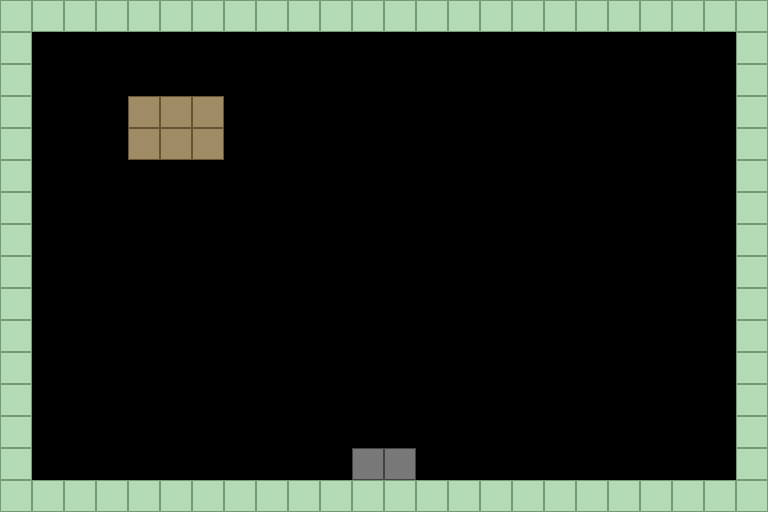

A 2D game scene composited from a Tiled map and its tileset images. What follows is a short description and the map's XML, with every tile layer's data as written:
An orthogonal 24x16 tile map with 32x32 px tiles, 1 tile layer (Floor) and 4 objects (2x interactive, npc, door).

<map version="1.5" tiledversion="1.8.4" orientation="orthogonal" renderorder="right-down" width="24" height="16" tilewidth="32" tileheight="32" infinite="0" nextlayerid="3" nextobjectid="7">
 <tileset firstgid="1" name="tiles" tilewidth="32" tileheight="32" tilecount="4" columns="2">
  <grid orientation="orthogonal" width="1" height="1" />
  <tile id="0">
   <properties>
    <property name="type" value="floor" />
   </properties>
  </tile>
  <tile id="1">
   <properties>
    <property name="type" value="wall" />
   </properties>
  </tile>
  <tile id="2">
   <properties>
    <property name="type" value="door" />
   </properties>
  </tile>
  <tile id="3">
   <properties>
    <property name="type" value="desk" />
   </properties>
  </tile>
  <image source="tileset.png" width="96" height="64" />
</tileset>
 <layer id="1" name="Floor" width="24" height="16">
  <data encoding="csv">
1,1,1,1,1,1,1,1,1,1,1,1,1,1,1,1,1,1,1,1,1,1,1,1,
1,0,0,0,0,0,0,0,0,0,0,0,0,0,0,0,0,0,0,0,0,0,0,1,
1,0,0,0,0,0,0,0,0,0,0,0,0,0,0,0,0,0,0,0,0,0,0,1,
1,0,0,0,3,3,3,0,0,0,0,0,0,0,0,0,0,0,0,0,0,0,0,1,
1,0,0,0,3,3,3,0,0,0,0,0,0,0,0,0,0,0,0,0,0,0,0,1,
1,0,0,0,0,0,0,0,0,0,0,0,0,0,0,0,0,0,0,0,0,0,0,1,
1,0,0,0,0,0,0,0,0,0,0,0,0,0,0,0,0,0,0,0,0,0,0,1,
1,0,0,0,0,0,0,0,0,0,0,0,0,0,0,0,0,0,0,0,0,0,0,1,
1,0,0,0,0,0,0,0,0,0,0,0,0,0,0,0,0,0,0,0,0,0,0,1,
1,0,0,0,0,0,0,0,0,0,0,0,0,0,0,0,0,0,0,0,0,0,0,1,
1,0,0,0,0,0,0,0,0,0,0,0,0,0,0,0,0,0,0,0,0,0,0,1,
1,0,0,0,0,0,0,0,0,0,0,0,0,0,0,0,0,0,0,0,0,0,0,1,
1,0,0,0,0,0,0,0,0,0,0,0,0,0,0,0,0,0,0,0,0,0,0,1,
1,0,0,0,0,0,0,0,0,0,0,0,0,0,0,0,0,0,0,0,0,0,0,1,
1,0,0,0,0,0,0,0,0,0,0,2,2,0,0,0,0,0,0,0,0,0,0,1,
1,1,1,1,1,1,1,1,1,1,1,1,1,1,1,1,1,1,1,1,1,1,1,1
</data>
 </layer>
 <objectgroup id="2" name="InteractiveObjects">
  <object id="1" name="OBJ_RECEPTION_DESK" type="interactive" x="96" y="96" width="96" height="64">
   <properties>
    <property name="triggerTaskIds" value="TASK_001" />
   </properties>
  </object>
  <object id="2" name="OBJ_PATIENT_WAITING" type="npc" x="480" y="320" width="32" height="48">
   <properties>
    <property name="npcId" value="NPC_PATIENT_001" />
    <property name="triggerTaskIds" value="TASK_002" />
   </properties>
  </object>
  <object id="3" name="OBJ_WAITTING_CHAIR" type="interactive" x="384" y="352" width="96" height="32">
   <properties>
    <property name="triggerTaskIds" value="" />
   </properties>
  </object>
  <object id="4" name="OBJ_EXIT_DOOR" type="door" x="352" y="448" width="64" height="32">
   <properties>
    <property name="targetScene" value="evaluation_room" />
    <property name="triggerTaskIds" value="TASK_003" />
   </properties>
  </object>
 </objectgroup>
</map>
